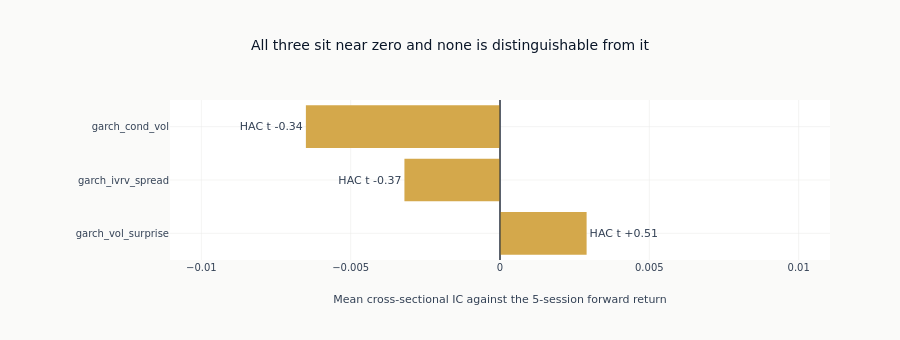

The code cell stored with this chart in its notebook:
### Markdown cell above
### F4. Incremental IC by feature

Each bar is one feature's mean IC with its HAC t-statistic printed past the bar end. A
t-statistic of about two is the conventional threshold for calling a mean distinguishable from
zero at all; the Benjamini-Hochberg correction applied above lowers the bar each individual
feature has to clear, because three tests give three chances to find something by accident. A
bar is drawn in the darker colour where its feature clears that corrected threshold, so a chart
in which every bar is the lighter colour is one in which none of them did.

### Code cell
if ic_table.is_empty():
    print("No IC series survived the cross-section floor, so there is nothing to draw here.")
else:
    bar_colour, faded = ml4t_palette(2, categorical=True)
    ordered = ic_table.sort(pl.col("ic").abs(), descending=True)
    fig = go.Figure()
    fig.add_bar(
        x=ordered["ic"].to_list(),
        y=ordered["feature"].to_list(),
        orientation="h",
        marker_color=[bar_colour if s else faded for s in ordered["survives FDR"].to_list()],
        text=[f"HAC t {t:+.2f}" for t in ordered["hac_t"].to_list()],
        textposition="outside",
        cliponaxis=False,
    )
    fig.add_vline(x=0.0, line_width=1, line_color=ml4t_palette(3)[2])
    _span = max(abs(v) for v in ordered["ic"].to_list()) * 1.7
    fig.update_layout(
        title="All three sit near zero and none is distinguishable from it",
        xaxis_title=(f"Mean cross-sectional IC against the {LABEL_HORIZON}-session forward return"),
        xaxis=dict(range=[-_span, _span]),
        yaxis=dict(autorange="reversed"),
        margin=dict(l=170, r=70),
        height=340,
    )
    show_plotly_with_alt(
        fig,
        "Three horizontal bars of mean information coefficient on an axis running from minus "
        "0.01 to plus 0.01, with a rule at zero. `garch_cond_vol` reaches furthest left at about "
        "minus 0.0065, `garch_ivrv_spread` to about minus 0.0032, and `garch_vol_surprise` right "
        "to about plus 0.003. Each bar is labelled with its HAC t-statistic, none of which "
        "exceeds 0.6 in absolute value. Every bar is drawn in the lighter colour, which is what "
        "the chart uses for a feature that did not clear the false-discovery threshold.",
    )

### Figure 1 — Plotly figure (JSON) as saved in the notebook; plotly's stock layout.template omitted (floating-point values rounded to 4 significant figures)
{"data": [{"cliponaxis": false, "marker": {"color": ["#D4A84B", "#D4A84B", "#D4A84B"]}, "orientation": "h", "text": ["HAC t -0.34", "HAC t -0.37", "HAC t +0.51"], "textposition": "outside", "type": "bar", "x": [-0.0065, -0.0032, 0.0029], "y": ["garch_cond_vol", "garch_ivrv_spread", "garch_vol_surprise"]}], "layout": {"height": 340, "margin": {"l": 170, "r": 70}, "shapes": [{"line": {"color": "#152238", "width": 1}, "type": "line", "x0": 0.0, "x1": 0.0, "xref": "x", "y0": 0, "y1": 1, "yref": "y domain"}], "title": {"text": "All three sit near zero and none is distinguishable from it"}, "xaxis": {"range": [-0.01105, 0.01105], "title": {"text": "Mean cross-sectional IC against the 5-session forward return"}}, "yaxis": {"autorange": "reversed"}}}
